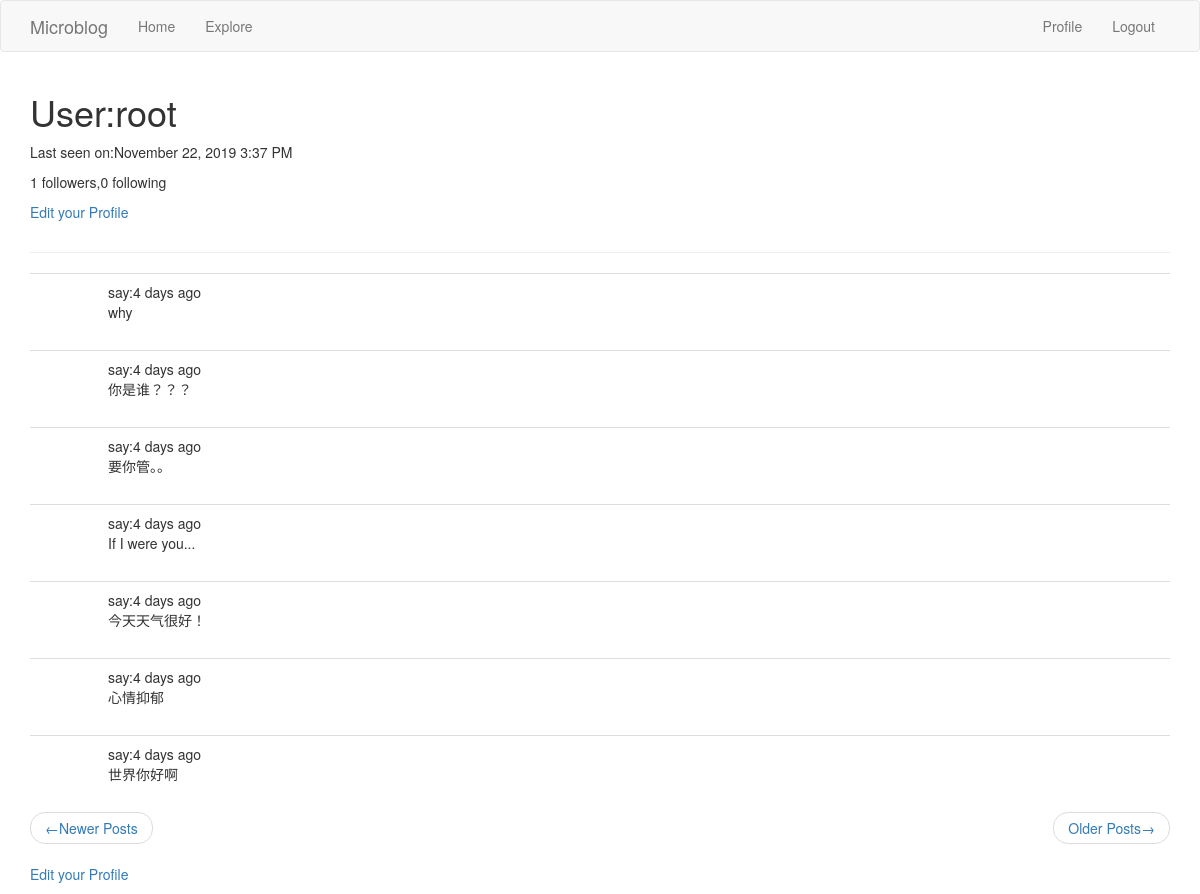
Screenshot of /user/root (signed in) with the database file from the repository.
### app/models.py (models this page shows, shortened)
class User(db.Model,UserMixin):
    __tablename__ = 'users'
    id = db.Column(db.Integer, primary_key=True)
    username = db.Column(db.String(64), index=True, unique=True)
    email = db.Column(db.String(120), index=True, unique=True)
    password_hash = db.Column(db.String(128))
    posts = db.relationship('Post', backref='author', lazy='dynamic')
    about_me = db.Column(db.String(140))
    last_seen = db.Column(db.DateTime,default=datetime.utcnow())
    followed = db.relationship('User',secondary = followers,primaryjoin=(followers.c.follower_id==id),
                                secondaryjoin=(followers.c.followed_id == id),
    backref = db.backref('followers',lazy = 'dynamic'),lazy = 'dynamic')

class Post(db.Model):
    __tablename__ = 'posts'
    id = db.Column(db.Integer, primary_key=True)
    body = db.Column(db.String(140))
    timestamp = db.Column(db.DateTime, index=True, default=datetime.utcnow)
    user_id = db.Column(db.Integer, db.ForeignKey('users.id'))

### app/routes.py (the view)
@login_required
@app.route('/user/<username>')
def user(username):
    user= User.query.filter_by(username = username).first_or_404()
    page = request.args.get('page',1,type = int)
    posts = user.posts.order_by(Post.timestamp.desc()).paginate(page,app.config['POSTS_PER_PAGE'],False)
    next_url = url_for('user',username = user.username,page = posts.next_num)\
    if posts.has_next else None
    prev_url = url_for('user',username = user.username,page = posts.prev_num)\
    if posts.has_prev else None
    return render_template('user.html',user= user,posts =  posts.items,next_url = next_url,prev_url = prev_url)

### app/models.py (called while the page is built)
@login.user_loader
def load_user(id):
    return User.query.get(int(id))

### app/routes.py (called while the page is built)
@app.before_request
def before_request():
    if current_user.is_authenticated:
        current_user.last_seen = datetime.utcnow()
        db.session.commit()

### app/templates/user.html (shortened to what this page needs)
{% extends 'base.html' %}
{% block app_content %}
<table>
<tr valign="top">
    <td>
        <h1>User:{{ user.username }}</h1>
        {% if user.last_seen %} <p>Last seen on:{{ moment(user.last_seen).format("LLL") }}</p>{% endif %}
        <p>{{ user.followers.count() }} followers,{{ user.followed.count() }} following</p>
        {% if user ==current_user %}
        <p><a href="{{ url_for('editProfile') }}">Edit your Profile</a></p>
        {% elif not current_user.is_following(user) %}
            <p><a href="{{ url_for('follow',username = user.username) }}"> Follow</a></p>
        {% else %}
            <p><a href="{{ url_for('unfollow',username = user.username) }}">Unfollow</a></p>
        {% endif %}
    </td>
</tr>
</table>
    <hr>
    {% for post in posts %}
        {% include '_post.html' %}
    {% endfor %}
    <nav>
        <ul class="pager">
            <li class = "previous{% if prev_url %}disabled{% endif %}">
                <a href="{{ prev_url }}">
                    <span aria-hidden="true">&larr;</span>Newer Posts
                </a>
            </li>
            <li class = "next{% if next_url %}disabled{% endif %}">
                    <a href=" {{ next_url }}">
                        Older Posts<span aria-hidden="true">&rarr;</span>
                    </a>
            </li>
        </ul>
    </nav>
    {% if user == current_user %}
    <p><a href="{{ url_for('editProfile') }}">Edit your Profile</a></p>
    {% endif %}
{% endblock %}

### app/templates/_post.html (shortened to what this page needs)
<table class = "table table-hover">
    <tr  valign="top">
        <td width = "70px">
        </td>
        <td>
            say:{{ moment(post.timestamp).fromNow() }} <br>
            {{ post.body }}
        </td>
    </tr>
</table>

### rows the page displays
User: username "root", last_seen "November 22, 2019 3:37 PM"
Post: timestamp "4 days ago", body "why"
Post: timestamp "4 days ago", body "你是谁？？？"
Post: timestamp "4 days ago", body "要你管。。"
Post: timestamp "4 days ago", body "If I were you..."
Post: timestamp "4 days ago", body "今天天气很好！"
Post: timestamp "4 days ago", body "心情抑郁"
Post: timestamp "4 days ago", body "世界你好啊"

### other values shown
{{ user.followers.count() }} "1"
{{ user.followed.count() }} "0"
